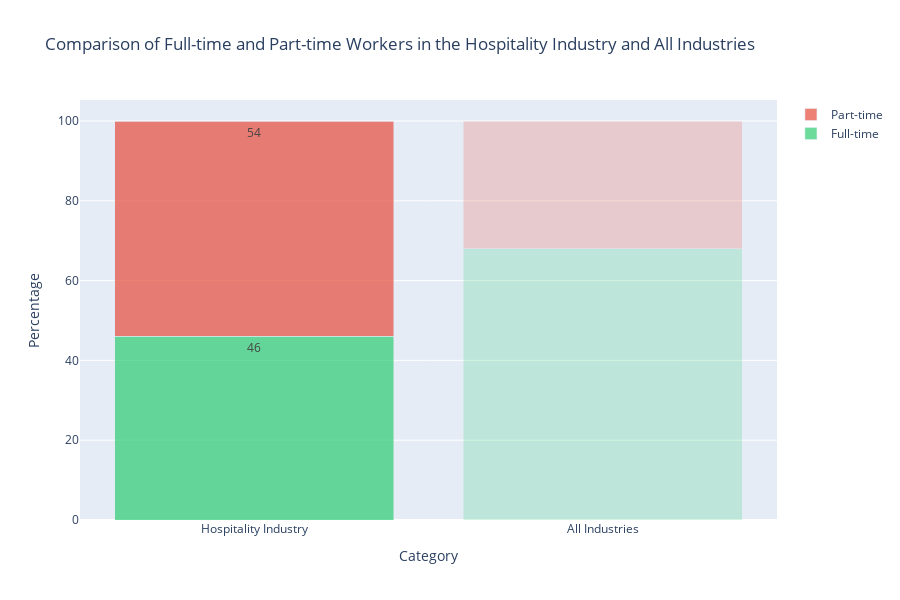

The notebook cell saved with this chart:
### Code cell
# Data for full-time and part-time jobs in the hospitality industry and all industries
categories = ["Hospitality Industry", "All Industries"]
full_time_hospitality = [46]
part_time_hospitality = [54]
full_time_all_industries = [68]
part_time_all_industries = [32]

# Create a stacked bar chart for full-time and part-time workers
fig = go.Figure()

fig.add_trace(go.Bar(
    x=categories,
    y=full_time_hospitality,
    name="Full-time",
    text=full_time_hospitality,
    textposition='inside',
    marker=dict(color='rgba(46, 204, 113, 0.7)'),
))

fig.add_trace(go.Bar(
    x=categories,
    y=part_time_hospitality,
    name="Part-time",
    text=part_time_hospitality,
    textposition='inside',
    marker=dict(color='rgba(231, 76, 60, 0.7)'),
))

fig.add_trace(go.Bar(
    x=categories,
    y=[0, full_time_all_industries[0]],
    name="Full-time (All Industries)",
    showlegend=False,
    marker=dict(color='rgba(46, 204, 113, 0.7)'),
    opacity=0.3,
))

fig.add_trace(go.Bar(
    x=categories,
    y=[0, part_time_all_industries[0]],
    name="Part-time (All Industries)",
    showlegend=False,
    marker=dict(color='rgba(231, 76, 60, 0.7)'),
    opacity=0.3,
))

fig.update_layout(
    title="Comparison of Full-time and Part-time Workers in the Hospitality Industry and All Industries",
    xaxis_title="Category",
    yaxis_title="Percentage",
    barmode='stack',
    height=600,  # Set the height to 600 pixels
)

# Show the graph
fig.show()

### Figure 1 — Plotly figure (JSON) as saved in the notebook; plotly's stock layout.template omitted (floating-point values rounded to 4 significant figures)
{"data": [{"marker": {"color": "rgba(46, 204, 113, 0.7)"}, "name": "Full-time", "text": ["46"], "textposition": "inside", "type": "bar", "x": ["Hospitality Industry", "All Industries"], "y": [46]}, {"marker": {"color": "rgba(231, 76, 60, 0.7)"}, "name": "Part-time", "text": ["54"], "textposition": "inside", "type": "bar", "x": ["Hospitality Industry", "All Industries"], "y": [54]}, {"marker": {"color": "rgba(46, 204, 113, 0.7)"}, "name": "Full-time (All Industries)", "opacity": 0.3, "showlegend": false, "type": "bar", "x": ["Hospitality Industry", "All Industries"], "y": [0, 68]}, {"marker": {"color": "rgba(231, 76, 60, 0.7)"}, "name": "Part-time (All Industries)", "opacity": 0.3, "showlegend": false, "type": "bar", "x": ["Hospitality Industry", "All Industries"], "y": [0, 32]}], "layout": {"barmode": "stack", "height": 600, "title": {"text": "Comparison of Full-time and Part-time Workers in the Hospitality Industry and All Industries"}, "xaxis": {"title": {"text": "Category"}}, "yaxis": {"title": {"text": "Percentage"}}}}
